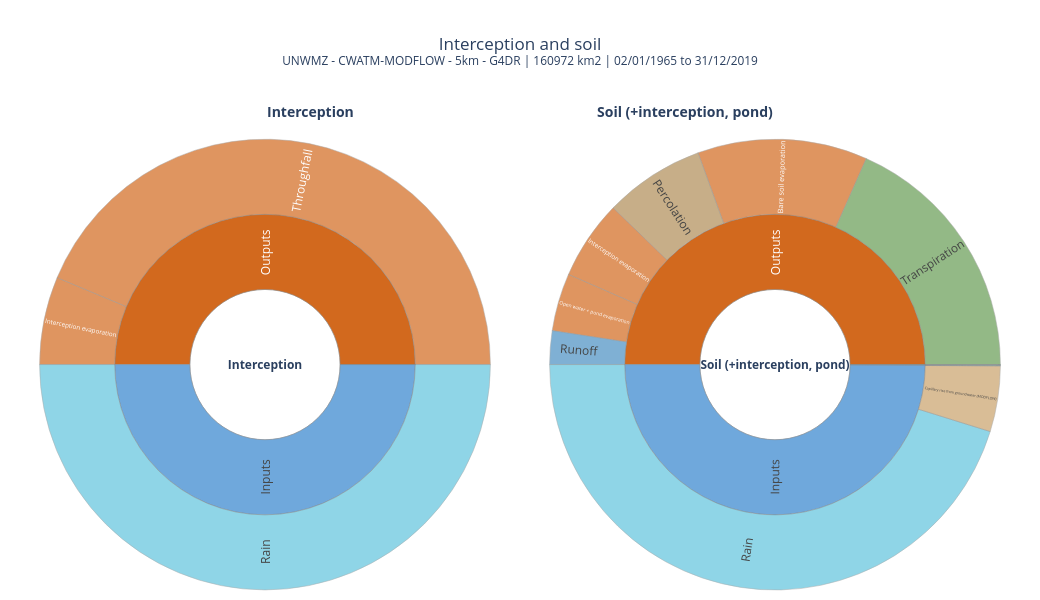

Notebook source saved alongside this figure:
### Code cell
# cell no 10: Interception and Soil (+ interception and seepage pond) next to each other
names = [n for n in ["Interception", "Soil (+interception, pond)"] if n in parts]
side_by_side([sunburst(n, part_terms(parts[n]), store=False) for n in names], "Interception and soil").show()

### Figure 1 — Plotly figure (JSON) as saved in the notebook; plotly's stock layout.template omitted (floating-point values rounded to 4 significant figures)
{"data": [{"branchvalues": "total", "customdata": ["inputs 67029.51 mm (1219 mm/yr)<br>balance error -0.0002 mm", "67029.51 mm<br>1218.8 mm/yr<br>100.00 % of inputs", "67029.509 mm<br>1218.8 mm/yr<br>100.00 % of inputs", "0.00 mm<br>0.0 mm/yr<br>0.00 % of inputs", "67029.51 mm<br>1218.8 mm/yr<br>100.00 % of inputs", "8439.975 mm<br>153.5 mm/yr<br>12.59 % of inputs", "58589.535 mm<br>1065.4 mm/yr<br>87.41 % of inputs", "-0.0002 mm (-2.9e-09 of inputs)"], "domain": {"x": [0.01, 0.49], "y": [0, 0.92]}, "hovertemplate": "<b>%{label}</b><br>%{customdata}<extra></extra>", "ids": ["<b>Interception</b>", "Interception/In", "Interception/In/Rain", "Interception/S-", "Interception/Out", "Interception/Out/Interception evaporation", "Interception/Out/Throughfall", "Interception/err"], "insidetextorientation": "radial", "labels": ["<b>Interception</b>", "Inputs", "Rain", "Storage (out)", "Outputs", "Interception evaporation", "Throughfall", "Balance error"], "marker": {"colors": ["#ffffff", "#6fa8dc", "#60C4DE", "#7fd8b5", "#d2691e", "#d2691e", "#d2691e", "#ffffff"], "line": {"color": "#888", "width": 0.5}}, "parents": ["", "<b>Interception</b>", "Interception/In", "<b>Interception</b>", "<b>Interception</b>", "Interception/Out", "Interception/Out", "<b>Interception</b>"], "type": "sunburst", "values": [134100.0, 67030.0, 67030.0, 0.0002533, 67030.0, 8440.0, 58590.0, 0.0001975]}, {"branchvalues": "total", "customdata": ["inputs 74145.99 mm (1348 mm/yr)<br>balance error -0.0751 mm", "74084.56 mm<br>1347.1 mm/yr<br>99.92 % of inputs", "67029.509 mm<br>1218.8 mm/yr<br>90.40 % of inputs", "6978.834 mm<br>126.9 mm/yr<br>9.41 % of inputs", "59.730 mm<br>1.1 mm/yr<br>0.08 % of inputs", "16.482 mm<br>0.3 mm/yr<br>0.02 % of inputs", "61.43 mm<br>1.1 mm/yr<br>0.08 % of inputs", "61.433 mm<br>1.1 mm/yr<br>0.08 % of inputs", "0.000 mm<br>0.0 mm/yr<br>0.00 % of inputs", "74144.01 mm<br>1348.2 mm/yr<br>100.00 % of inputs", "27243.171 mm<br>495.4 mm/yr<br>36.74 % of inputs", "18058.074 mm<br>328.4 mm/yr<br>24.35 % of inputs", "8439.975 mm<br>153.5 mm/yr<br>11.38 % of inputs", "6139.820 mm<br>111.6 mm/yr<br>8.28 % of inputs", "3570.308 mm<br>64.9 mm/yr<br>4.82 % of inputs", "10692.661 mm<br>194.4 mm/yr<br>14.42 % of inputs", "2.05 mm<br>0.0 mm/yr<br>0.00 % of inputs", "-0.0751 mm (-1.0e-06 of inputs)"], "domain": {"x": [0.51, 0.99], "y": [0, 0.92]}, "hovertemplate": "<b>%{label}</b><br>%{customdata}<extra></extra>", "ids": ["<b>Soil (+interception, pond)</b>", "Soil (+interception, pond)/In", "Soil (+interception, pond)/In/Rain", "Soil (+interception, pond)/In/Capillary rise from groundwater (MODFLOW)", "Soil (+interception, pond)/In/Capillary rise from aquifer", "Soil (+interception, pond)/In/other (small)", "Soil (+interception, pond)/S-", "Soil (+interception, pond)/S-/Soil moisture", "Soil (+interception, pond)/S-/other (small)", "Soil (+interception, pond)/Out", "Soil (+interception, pond)/Out/Transpiration", "Soil (+interception, pond)/Out/Bare soil evaporation", "Soil (+interception, pond)/Out/Interception evaporation", "Soil (+interception, pond)/Out/Open water + pond evaporation", "Soil (+interception, pond)/Out/Runoff", "Soil (+interception, pond)/Out/Percolation", "Soil (+interception, pond)/S+", "Soil (+interception, pond)/err"], "insidetextorientation": "radial", "labels": ["<b>Soil (+interception, pond)</b>", "Inputs", "Rain", "Capillary rise from groundwater (MODFLOW)", "Capillary rise from aquifer", "other (small)", "Storage (out)", "Soil moisture", "other (small)", "Outputs", "Transpiration", "Bare soil evaporation", "Interception evaporation", "Open water + pond evaporation", "Runoff", "Percolation", "Storage (into)", "Balance error"], "marker": {"colors": ["#ffffff", "#6fa8dc", "#60C4DE", "#c9a26b", "#6fa8dc", "#6fa8dc", "#7fd8b5", "#7fd8b5", "#7fd8b5", "#d2691e", "#669C53", "#d2691e", "#d2691e", "#d2691e", "#4a90c2", "#b08d57", "#00CC96", "#ffffff"], "line": {"color": "#888", "width": 0.5}}, "parents": ["", "<b>Soil (+interception, pond)</b>", "Soil (+interception, pond)/In", "Soil (+interception, pond)/In", "Soil (+interception, pond)/In", "Soil (+interception, pond)/In", "<b>Soil (+interception, pond)</b>", "Soil (+interception, pond)/S-", "Soil (+interception, pond)/S-", "<b>Soil (+interception, pond)</b>", "Soil (+interception, pond)/Out", "Soil (+interception, pond)/Out", "Soil (+interception, pond)/Out", "Soil (+interception, pond)/Out", "Soil (+interception, pond)/Out", "Soil (+interception, pond)/Out", "<b>Soil (+interception, pond)</b>", "<b>Soil (+interception, pond)</b>"], "type": "sunburst", "values": [148300.0, 74080.0, 67030.0, 6979.0, 59.73, 16.48, 61.43, 61.43, 0.0002533, 74140.0, 27240.0, 18060.0, 8440.0, 6140.0, 3570.0, 10690.0, 2.055, 0.07512]}], "layout": {"annotations": [{"font": {"size": 14}, "showarrow": false, "text": "<b>Interception</b>", "x": 0.25, "xref": "paper", "y": 1, "yref": "paper"}, {"font": {"size": 14}, "showarrow": false, "text": "<b>Soil (+interception, pond)</b>", "x": 0.75, "xref": "paper", "y": 1, "yref": "paper"}], "height": 600, "margin": {"b": 10, "l": 10, "r": 10, "t": 100}, "title": {"text": "Interception and soil<br><sup>UNWMZ - CWATM-MODFLOW - 5km - G4DR | 160972 km2 | 02/01/1965 to 31/12/2019</sup>", "x": 0.5}, "width": 1040}}
